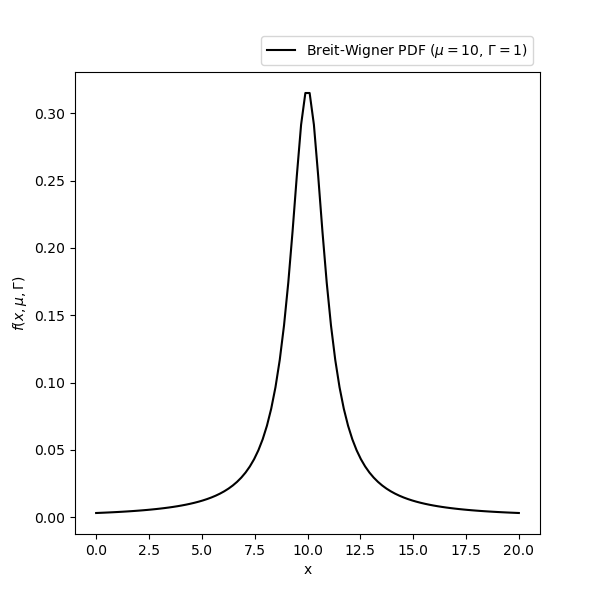

Write the Python code that produced this figure.
#!/usr/bin/python3
import numpy as np
import matplotlib.pyplot as plt

def lorentzian_pdf(x, a, x0):
    return a / ((x-x0)**2 + a**2)/np.pi

x = np.linspace(0., 20., 100)
fig = plt.figure(1, figsize=(6.0, 6.0))
plt.plot(x, lorentzian_pdf(x, 1, 10), color="black", label=r"Breit-Wigner PDF ($\mu=10,\,\Gamma=1$)")
plt.xlabel("x")
plt.ylabel(r"$f(x, \mu, \Gamma)$")
plt.legend(bbox_to_anchor=(0., 1., 1., 0.1), loc="lower right")
plt.savefig("BW_pdf.png")
plt.show()


